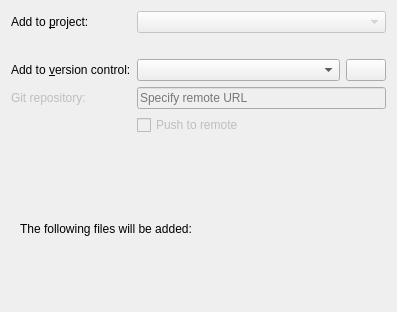
<?xml version="1.0" encoding="UTF-8"?>
<ui version="4.0">
 <class>Milo::Internal::MWizardPage</class>
 <widget class="QWizardPage" name="Milo::Internal::MWizardPage">
  <property name="geometry">
   <rect>
    <x>0</x>
    <y>0</y>
    <width>397</width>
    <height>312</height>
   </rect>
  </property>
  <property name="title">
   <string>Project Management</string>
  </property>
  <layout class="QVBoxLayout" name="verticalLayout">
   <item>
    <layout class="QGridLayout" name="gridLayout">
     <item row="0" column="0">
      <widget class="QLabel" name="projectLabel">
       <property name="text">
        <string>Add to &amp;project:</string>
       </property>
       <property name="buddy">
        <cstring>projectComboBox</cstring>
       </property>
      </widget>
     </item>
     <item row="0" column="1" colspan="2">
      <widget class="Utils::TreeViewComboBox" name="projectComboBox">
       <property name="enabled">
        <bool>false</bool>
       </property>
       <property name="sizePolicy">
        <sizepolicy hsizetype="MinimumExpanding" vsizetype="Fixed">
         <horstretch>0</horstretch>
         <verstretch>0</verstretch>
        </sizepolicy>
       </property>
       <property name="sizeAdjustPolicy">
        <enum>QComboBox::AdjustToContents</enum>
       </property>
      </widget>
     </item>
     <item row="1" column="1">
      <widget class="QLabel" name="additionalInfo">
       <property name="text">
        <string/>
       </property>
       <property name="wordWrap">
        <bool>true</bool>
       </property>
      </widget>
     </item>
     <item row="2" column="0">
      <widget class="QLabel" name="addToVersionControlLabel">
       <property name="text">
        <string>Add to &amp;version control:</string>
       </property>
       <property name="buddy">
        <cstring>addToVersionControlComboBox</cstring>
       </property>
      </widget>
     </item>
     <item row="2" column="1">
      <widget class="QComboBox" name="addToVersionControlComboBox">
       <property name="sizePolicy">
        <sizepolicy hsizetype="MinimumExpanding" vsizetype="Fixed">
         <horstretch>0</horstretch>
         <verstretch>0</verstretch>
        </sizepolicy>
       </property>
      </widget>
     </item>
     <item row="2" column="2">
      <widget class="QPushButton" name="vcsManageButton">
       <property name="text">
        <string/>
       </property>
      </widget>
     </item>
     <item row="3" column="0">
      <widget class="QLabel" name="gitRepoLabel">
       <property name="enabled">
        <bool>false</bool>
       </property>
       <property name="text">
        <string>Git repository:</string>
       </property>
      </widget>
     </item>
     <item row="3" column="1" colspan="2">
      <widget class="QLineEdit" name="gitRepoLineEdit">
       <property name="enabled">
        <bool>false</bool>
       </property>
       <property name="placeholderText">
        <string>Specify remote URL</string>
       </property>
      </widget>
     </item>
     <item row="4" column="1" colspan="2">
      <widget class="QCheckBox" name="pushToRemoteCheckBox">
       <property name="enabled">
        <bool>false</bool>
       </property>
       <property name="text">
        <string>Push to remote</string>
       </property>
      </widget>
     </item>
    </layout>
   </item>
   <item>
    <widget class="QScrollArea" name="scrollArea">
     <property name="frameShape">
      <enum>QFrame::NoFrame</enum>
     </property>
     <property name="frameShadow">
      <enum>QFrame::Plain</enum>
     </property>
     <property name="verticalScrollBarPolicy">
      <enum>Qt::ScrollBarAsNeeded</enum>
     </property>
     <property name="widgetResizable">
      <bool>true</bool>
     </property>
     <widget class="QWidget" name="scrollAreaWidgetContents">
      <property name="geometry">
       <rect>
        <x>0</x>
        <y>0</y>
        <width>379</width>
        <height>147</height>
       </rect>
      </property>
      <layout class="QVBoxLayout" name="verticalLayout_2">
       <item>
        <widget class="QLabel" name="filesLabel">
         <property name="text">
          <string>The following files will be added:



</string>
         </property>
         <property name="alignment">
          <set>Qt::AlignBottom|Qt::AlignLeading|Qt::AlignLeft</set>
         </property>
         <property name="textInteractionFlags">
          <set>Qt::LinksAccessibleByMouse|Qt::TextSelectableByKeyboard|Qt::TextSelectableByMouse</set>
         </property>
        </widget>
       </item>
      </layout>
     </widget>
    </widget>
   </item>
  </layout>
 </widget>
 <customwidgets>
  <customwidget>
   <class>Utils::TreeViewComboBox</class>
   <extends>QComboBox</extends>
   <header location="global">utils/treeviewcombobox.h</header>
  </customwidget>
 </customwidgets>
 <tabstops>
  <tabstop>projectComboBox</tabstop>
  <tabstop>addToVersionControlComboBox</tabstop>
  <tabstop>vcsManageButton</tabstop>
  <tabstop>scrollArea</tabstop>
 </tabstops>
 <resources/>
 <connections/>
</ui>
